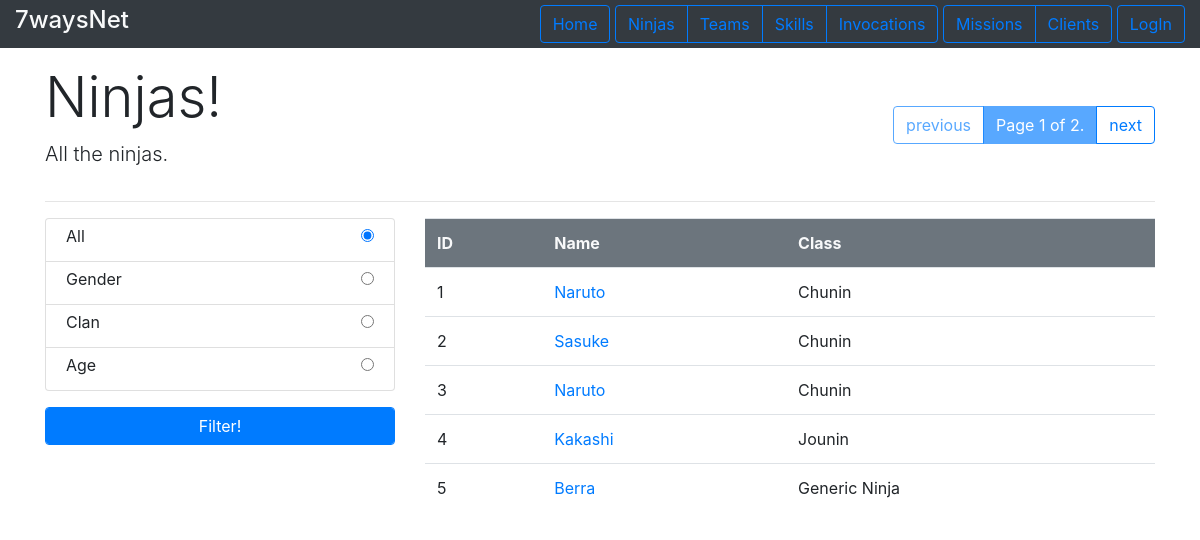
/ninjas/all/, run on an earlier commit of the app's database.
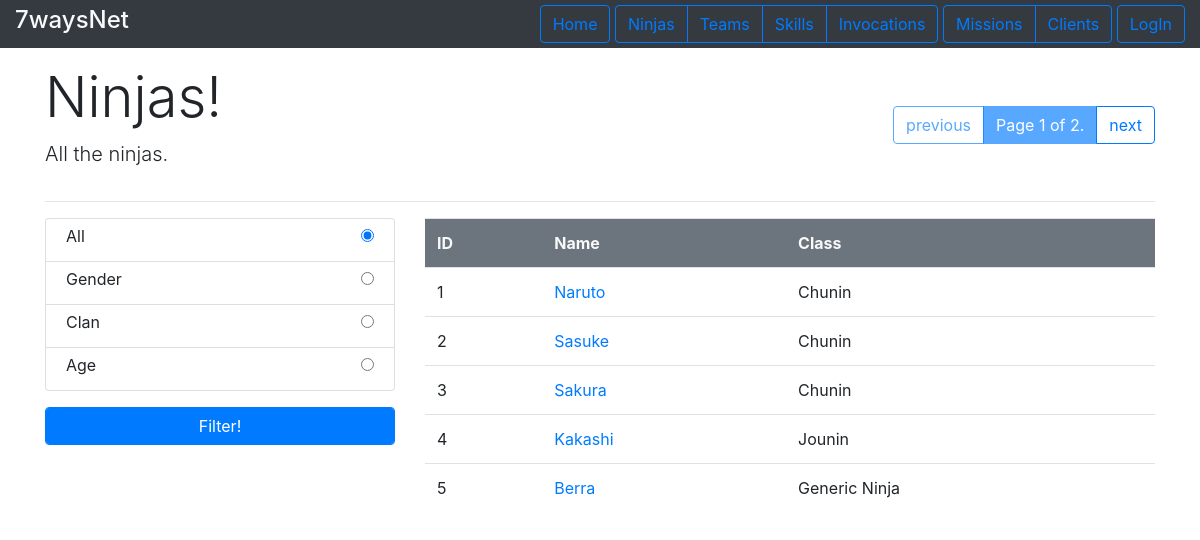
And on a later commit of the database.
### ninjas/models.py (models this page shows, shortened)
class Ninja(models.Model):
    name = models.CharField(max_length=200)
    age = models.IntegerField()
    clan = models.CharField(max_length=200)
    birth_date = models.DateTimeField('birth')
    gender = models.CharField(max_length=10)
    skills = models.ManyToManyField(Skill, blank=True)
    user = models.OneToOneField(User,on_delete=models.CASCADE)
    invocations = models.ManyToManyField(Invocation, blank=True)
    team = models.ForeignKey(Team, on_delete=models.CASCADE, default=None, null=True, blank=True)
    def class_name(self):
        return "Generic Ninja"
    def specific_type(self):
        types = [GeninNinja,ChuninNinja,JouninNinja,HokageNinja]
        specific_ninja = self
        for type in types:
            try:
                specific_ninja=type.objects.get(pk=self.pk)
                break
            except: pass
        return specific_ninja

### ninjas/views.py (the view)
# urls.py: path('all/', views.ShowAllNinjasQuery.as_view(), name='all'),
class ShowAllNinjasQuery(ShowNinjasQuerys):
    def get_queryset(self):
        return Ninja.objects.all()

### ninjas/models.py (called while the page is built)
    def class_name(self):
        return "Chunin"

    def class_name(self):
        return "Jounin"

### ninjas/templates/ninjas/show_ninja_query.html (shortened to what this page needs)
{%extends 'base_list.html'%}
{% block listheader %}
    <div>
        <h1 class="display-4"> Ninjas! </h1>
        <p class="lead"> All the ninjas.</p>
    </div>
{% endblock %}
{%  block content %}
<div class="row">
        <form action="{% url 'ninjas:filter' %}" method="POST" class="col-md-4">
            <div class="list-group">
                <div class="list-group-item myflex">
                    <label>All</label>
                    <input name="criteria"  type="radio" value="all" onclick="disable('All')" checked>
                </div>
                <div class="list-group-item myflex">
                    <label>Gender</label>
                    <input name="criteria" type="radio" value="gender" onclick="disable('M / F / other')">
                </div>
                <div class="list-group-item myflex">
                    <label>Clan</label>
                    <input name="criteria" type="radio" value="clan" onclick="disable('Clan Name')">
                </div>
                <div class="list-group-item myflex">
                    <label>Age</label>
                    <input name="criteria" type="radio" value="age" onclick="disable('Age')">
                </div>
            </div>
            <input class="form-control btn-primary" type="submit" name="submit" value="Filter!">
        </form>
{% if ninja_query %}
    <div class="col-md-8">
        <table class="table">
            <tr class="bg-secondary text-light ">
                <th>ID</th><th>Name</th><th>Class</th>
            </tr>
            {% for ninja in ninja_query %}
                <tr>
                    <td> {{ninja.id}}</td>
                    <td><a href="{% url 'ninjas:profile' ninja.pk %}"> {{ninja.name}}</a></td>
                    <td>{{ninja.specific_type.class_name}} </td>
                </tr>
            {% endfor %}
        </table>
    {% else %}
        <p class="lead text-center col-md-8">No ninjas in database.</p>
    {% endif %}
    </div>
</div>
{% endblock%}

What changed in the data, as far as the page shows it:
changed Ninja id 3: name "Naruto" → "Sakura"
